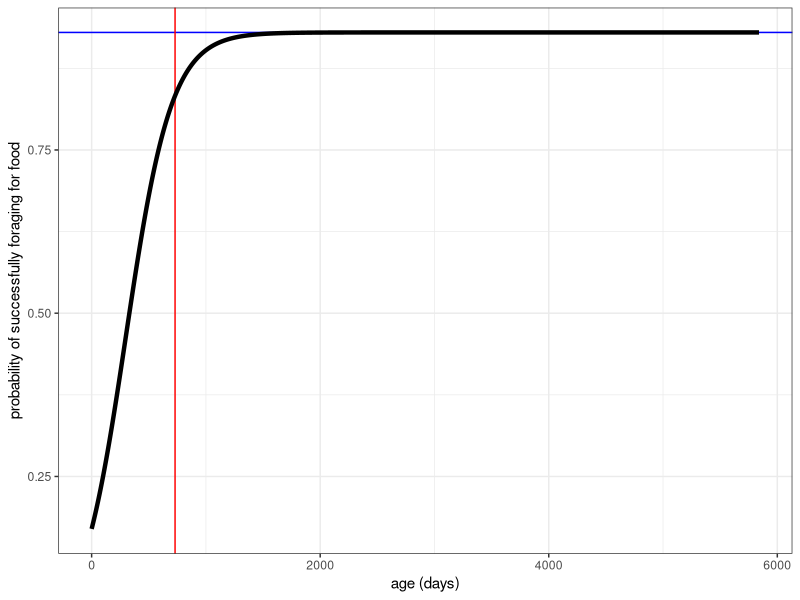

Here is the R script that generated this plot:
rm(list = ls())

# Load Packages
library(tidyverse)

# List of ages by days live
a <- 0:(365*16)

# Compute the probability of finding food
f <- 0.93 / (1 + exp(-0.005 * (a - 300)))

# Make data frame
d <- data.frame(cbind(a, f))

# Plot
ggplot(data = d) +
  geom_hline(yintercept = 0.93, color = "blue") +
  geom_vline(xintercept = (365*2), color = "red") +
  geom_line(mapping = aes(x = a, y = f), color = "black", size = 1.5) +
  xlab("age (days)") +
  ylab("probability of successfully foraging for food") +

  theme_bw()
